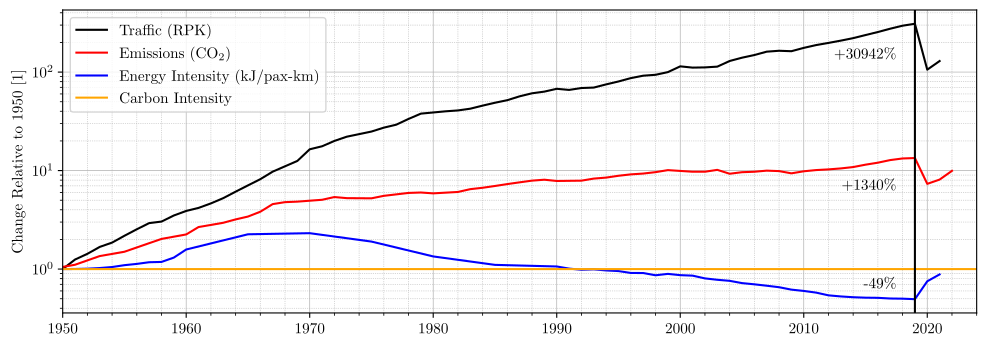

The script that drew this image:
#%%
# runs code as interactive cell 
# https://code.visualstudio.com/docs/python/jupyter-support-py

# IMPORTS #######################################

# sys
import os
# plotting
import matplotlib.pyplot as plt
# unit conversion
cm = 1/2.54 # for inches-cm conversion
# time manipulation
from datetime import datetime
# data science
import numpy as np
import pandas as pd

# SETUP #########################################

plt.rcParams.update({
    "text.usetex": True,
    "font.family": "Arial",
    "font.sans-serif": "Computer Modern",
    'font.size': 11
})

# DATA IMPORT ###################################

df_traffic = pd.read_excel(
    io = 'data/data.xlsx',
    sheet_name = 'traffic',
    usecols = lambda column: column in [
        'Year',
        'RPKs',
    ],
    dtype={
        'Year': int,
        'RPKs': float,
    },
    header = 0,
    engine = 'openpyxl',
)
df_emissions = pd.read_excel(
    io = 'data/data.xlsx',
    sheet_name = 'emissions',
    usecols = lambda column: column in [
        'Year',
        'Annual Emissions [kg(CO2)]',
    ],
    dtype={
        'Year': int,
        'Annual Emissions [kg(CO2)]': float,
    },
    header = 0,
    engine = 'openpyxl',
)
df_efficiency = pd.read_excel(
    io = 'data/data.xlsx',
    sheet_name = 'efficiency',
    usecols = lambda column: column in [
        'year',
        'energy intensity [kJ/pax-km]',
    ],
    dtype={
        'year': int,
        'energy intensity [kJ/pax-km]': float,
    },
    header = 0,
    engine = 'openpyxl',
)


# DATA MANIPULATION #############################

df_traffic['traffic_rel'] = df_traffic['RPKs'] / df_traffic['RPKs'].loc[df_traffic['Year'] == 1950].values[0]
df_emissions['emissions_rel'] = df_emissions['Annual Emissions [kg(CO2)]'] / df_emissions['Annual Emissions [kg(CO2)]'].loc[df_emissions['Year'] == 1949].values[0]
df_efficiency['efficiency_rel'] = df_efficiency['energy intensity [kJ/pax-km]'] / df_efficiency['energy intensity [kJ/pax-km]'].loc[df_efficiency['year'] == 1950].values[0]

change_traffic_percent = int(df_traffic['traffic_rel'].loc[df_traffic['Year'] == 2019].values[0] * 100)
change_emissions_percent = int(df_emissions['emissions_rel'].loc[df_emissions['Year'] == 2019].values[0] * 100)
change_efficiency_percent = int(df_efficiency['efficiency_rel'].loc[df_efficiency['year'] == 2019].values[0] * 100)

# FIGURE ########################################

# SETUP ######################

fig, ax = plt.subplots(
    num = 'main',
    nrows = 1,
    ncols = 1,
    dpi = 300,
    figsize=(30*cm, 10*cm), # A4=(210x297)mm,
)

# SECONDARY AXES ##############

# AXIS LIMITS ################

ax.set_xlim(1950, 2024)
#ax.set_ylim(0, 20)

ax.set_yscale('log')

# TICKS AND LABELS ###########

ax.minorticks_on()
ax.tick_params(axis='x', which='minor', bottom=True)

# GRIDS ######################

ax.grid(which='major', axis='y', linestyle='-', linewidth = 0.5)
ax.grid(which='minor', axis='y', linestyle=':', linewidth = 0.5)
ax.grid(which='major', axis='x', linestyle='-', linewidth = 0.5)
ax.grid(which='minor', axis='x', linestyle=':', linewidth = 0.5)

# AXIS LABELS ################

ax.set_ylabel("Change Relative to 1950 [1]")

# PLOTTING ###################

ax.plot(
    df_traffic['Year'],
    df_traffic['traffic_rel'],
    color = 'black',
    linestyle = '-',
    linewidth = 1.5,
    label = 'Traffic (RPK)'
)
ax.plot(
    df_emissions['Year'],
    df_emissions['emissions_rel'],
    color = 'red',
    linestyle = '-',
    linewidth = 1.5,
    label = 'Emissions (CO$_2$)'
)
ax.plot(
    df_efficiency['year'],
    df_efficiency['efficiency_rel'],
    color = 'blue',
    linestyle = '-',
    linewidth = 1.5,
    label = 'Energy Intensity (kJ/pax-km)'
)
ax.axhline(y=1, color='orange', linestyle='-', linewidth=1.5, label='Carbon Intensity')

ax.axvline(x=2019, color='black', linestyle='-', linewidth=1.5)


# LEGEND ####################

ax.legend(
    loc = 'upper left',
)

ax.text(
    2017.5, 150,
    f"+{change_traffic_percent}\%",
    fontsize = 11,
    color = 'black',
    ha = 'right',
    va = 'center',
)
ax.text(
    2017.5, 7,
    f"+{change_emissions_percent}\%",
    fontsize = 11,
    color = 'black',
    ha = 'right',
    va = 'center',
)
ax.text(
    2017.5, 0.7,
    f"-{change_efficiency_percent}\%",
    fontsize = 11,
    color = 'black',
    ha = 'right',
    va = 'center',
)

# EXPORT #########################################

file_path = os.path.abspath(__file__)
file_name = os.path.splitext(os.path.basename(file_path))[0]
figure_name: str = str(file_name + '.pdf')

plt.savefig(
    fname = figure_name,
    format="pdf",
    bbox_inches='tight',
    transparent = False
)
